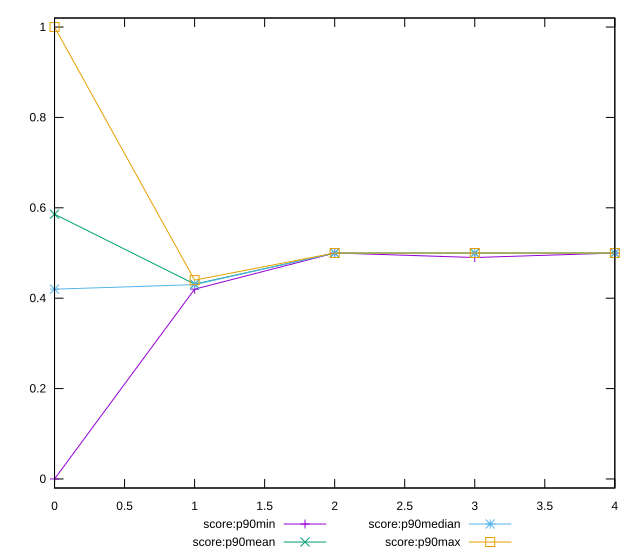

Here is the gnuplot script that generated this plot:
reset

$scoreP90Min <<EOF
0 0
1 0.42
2 0.5
3 0.49
4 0.5
EOF

$scoreP90Mean <<EOF
0 0.5858510638297872
1 0.43117021276595763
2 0.5
3 0.4998936170212766
4 0.5
EOF

$scoreP90Median <<EOF
0 0.42
1 0.43
2 0.5
3 0.5
4 0.5
EOF

$scoreP90Max <<EOF
0 1
1 0.44
2 0.5
3 0.5
4 0.5
EOF

set key outside below
set xrange [0:4]
set yrange [-0.02:1.02]
set trange [-0.02:1.02]
set terminal svg size 640, 560 enhanced background rgb 'white'
set output "report_00012_2021-02-09T11:01:39.952Z/uses-rel-preload/progression/score.svg"

plot $scoreP90Min title "score:p90min" with linespoints, \
     $scoreP90Mean title "score:p90mean" with linespoints, \
     $scoreP90Median title "score:p90median" with linespoints, \
     $scoreP90Max title "score:p90max" with linespoints

reset
